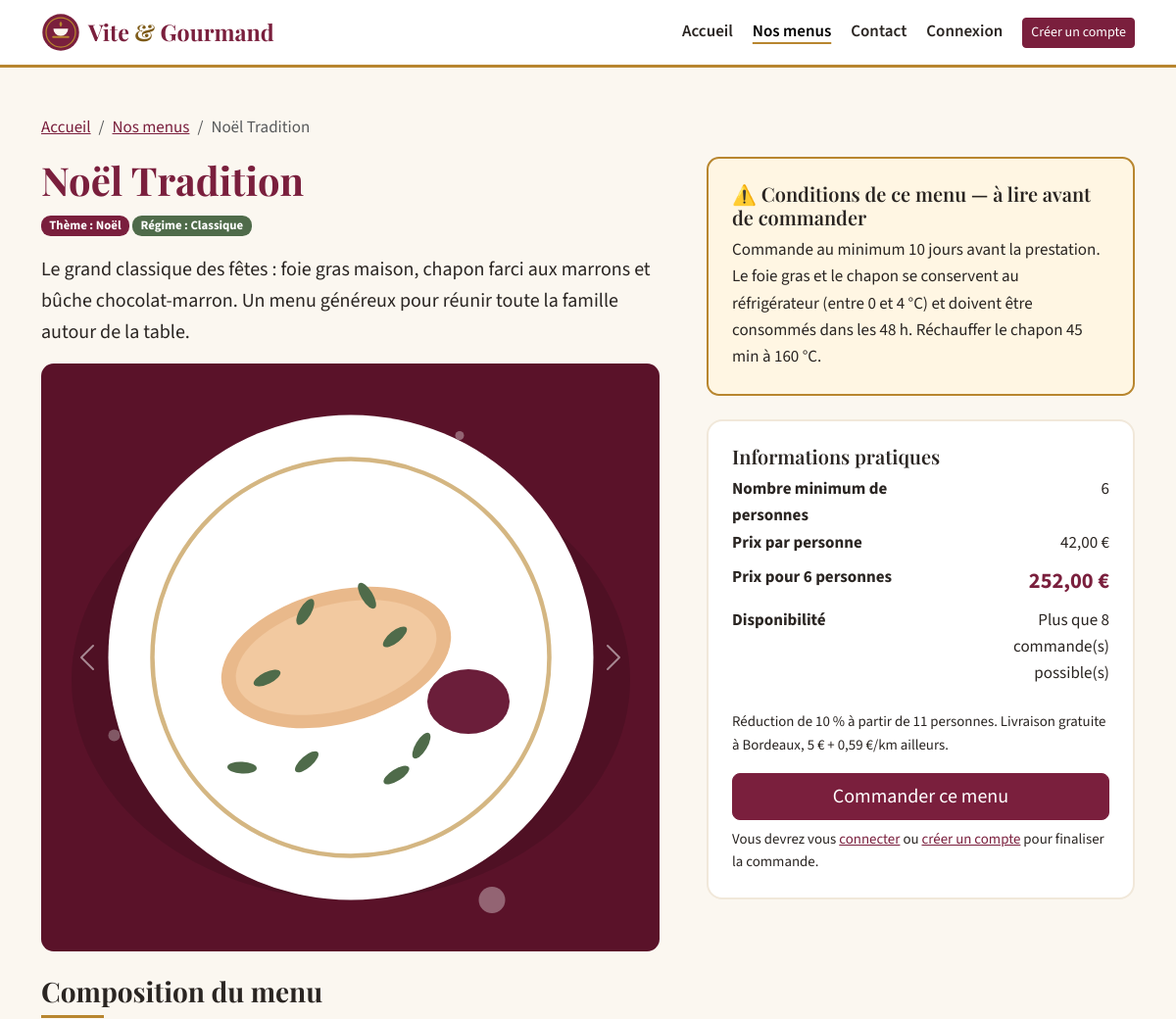
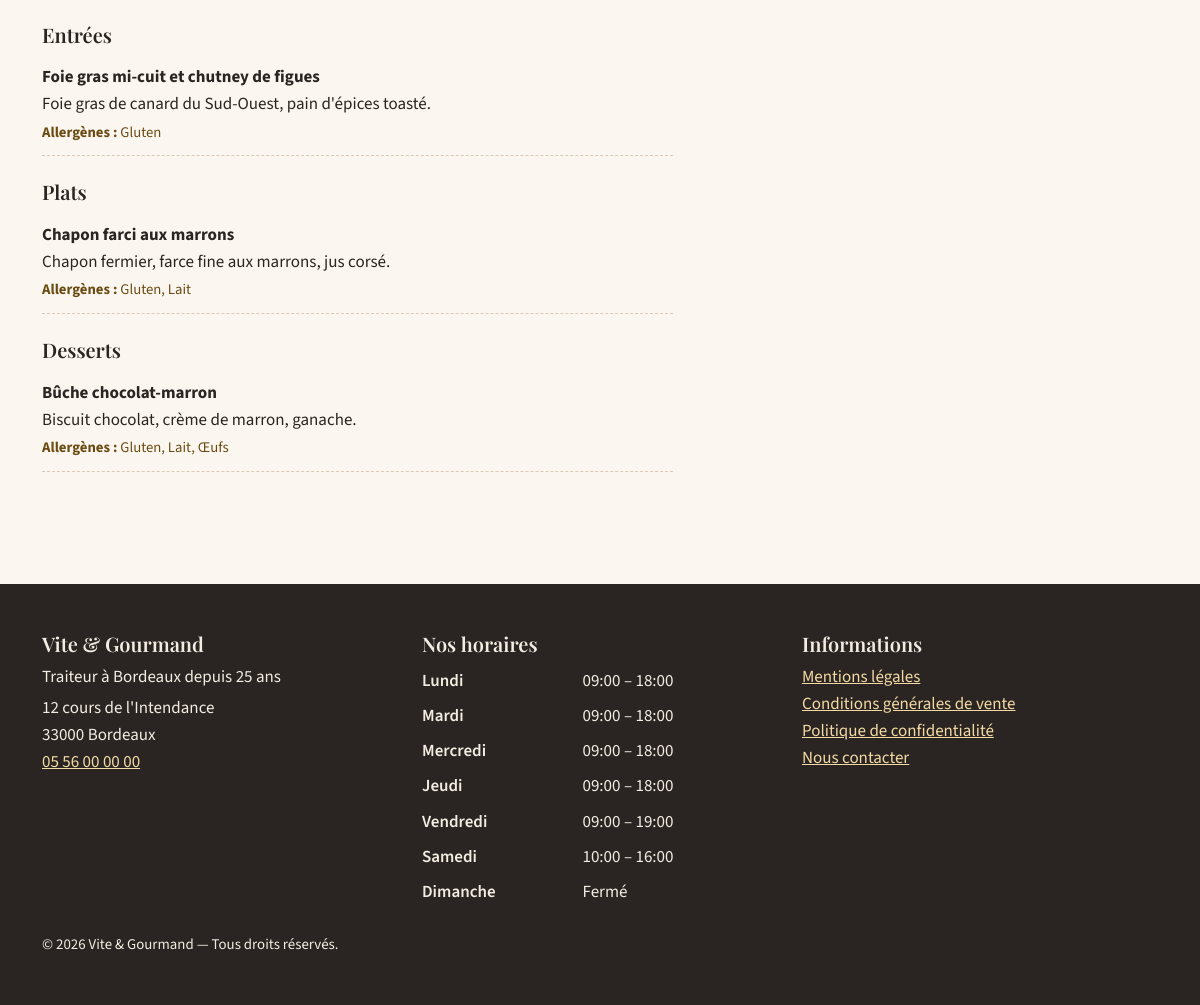
Screenshot of /menus/1 with the database file from the repository (2 pictures, top to bottom).
### tables this page shows
CREATE TABLE menu (
    menu_id                  INT AUTO_INCREMENT PRIMARY KEY,
    titre                    VARCHAR(120) NOT NULL,
    description              TEXT NOT NULL,
    nombre_personne_minimum  INT NOT NULL CHECK (nombre_personne_minimum >= 1),
    prix_par_personne        DECIMAL(8,2) NOT NULL CHECK (prix_par_personne >= 0),
    conditions               TEXT NOT NULL,           
    quantite_restante        INT NOT NULL DEFAULT 0 CHECK (quantite_restante >= 0),  
    theme_id                 INT NOT NULL,            
    regime_id                INT NOT NULL,            
    actif                    TINYINT(1) NOT NULL DEFAULT 1,
    CONSTRAINT fk_menu_theme  FOREIGN KEY (theme_id)  REFERENCES theme(theme_id),
    CONSTRAINT fk_menu_regime FOREIGN KEY (regime_id) REFERENCES regime(regime_id)
);

CREATE TABLE theme (
    theme_id INT AUTO_INCREMENT PRIMARY KEY,
    libelle  VARCHAR(50) NOT NULL UNIQUE
);

CREATE TABLE regime (
    regime_id INT AUTO_INCREMENT PRIMARY KEY,
    libelle   VARCHAR(50) NOT NULL UNIQUE
);

CREATE TABLE menu_image (
    image_id          INT AUTO_INCREMENT PRIMARY KEY,
    menu_id           INT NOT NULL,
    chemin            VARCHAR(255) NOT NULL,
    texte_alternatif  VARCHAR(255) NOT NULL,           
    ordre             INT NOT NULL DEFAULT 0,
    CONSTRAINT fk_image_menu FOREIGN KEY (menu_id) REFERENCES menu(menu_id) ON DELETE CASCADE
);

CREATE TABLE plat (
    plat_id      INT AUTO_INCREMENT PRIMARY KEY,
    titre_plat   VARCHAR(120) NOT NULL,
    type_plat    ENUM('entree','plat','dessert') NOT NULL,
    description  VARCHAR(255) NULL,
    photo        MEDIUMBLOB NULL,                      
    photo_mime   VARCHAR(30) NULL
);

CREATE TABLE horaire (
    horaire_id       INT AUTO_INCREMENT PRIMARY KEY,
    jour             VARCHAR(20) NOT NULL UNIQUE,
    heure_ouverture  VARCHAR(10) NULL,                
    heure_fermeture  VARCHAR(10) NULL,
    ordre            TINYINT NOT NULL
);

### views/pages/menu.php (the view, shortened to what the rows shown need)
<div class="container py-5">
    <nav aria-label="Fil d'Ariane">
        <ol class="breadcrumb">
            <li class="breadcrumb-item"><a href="/">Accueil</a></li>
            <li class="breadcrumb-item"><a href="/menus">Nos menus</a></li>
            <li class="breadcrumb-item active" aria-current="page"><?= e($menu['titre']) ?></li>
        </ol>
    </nav>
    <div class="row g-5">
        <div class="col-lg-7">
            <h1 class="mb-2"><?= e($menu['titre']) ?></h1>
            <div class="mb-3">
                <span class="badge badge-theme">Thème : <?= e($menu['theme']) ?></span>
                <span class="badge badge-regime">Régime : <?= e($menu['regime']) ?></span>
            </div>
            <p class="lead"><?= e($menu['description']) ?></p>
            <?php if ($menu['images']): ?>
            <section aria-label="Galerie d'images du menu" class="galerie mb-4">
                <div id="carousel-menu" class="carousel slide" data-bs-ride="false">
                    <div class="carousel-inner">
                        <?php foreach ($menu['images'] as $i => $img): ?>
                            <div class="carousel-item <?= $i === 0 ? 'active' : '' ?>">
                                <img src="<?= e($img['chemin']) ?>" alt="<?= e($img['texte_alternatif']) ?>" width="900" height="600">
                            </div>
                        <?php endforeach; ?>
                    </div>
                    <?php if (count($menu['images']) > 1): ?>
                    <button class="carousel-control-prev" type="button" data-bs-target="#carousel-menu" data-bs-slide="prev">
                        <span class="carousel-control-prev-icon" aria-hidden="true"></span><span class="visually-hidden">Image précédente</span>
                    </button>
                    <button class="carousel-control-next" type="button" data-bs-target="#carousel-menu" data-bs-slide="next">
                        <span class="carousel-control-next-icon" aria-hidden="true"></span><span class="visually-hidden">Image suivante</span>
                    </button>
                    <?php endif; ?>
                </div>
            </section>
            <?php endif; ?>
            <section aria-labelledby="titre-composition">
                <h2 id="titre-composition" class="section-titre h3">Composition du menu</h2>
                <?php foreach (['entree' => 'Entrées', 'plat' => 'Plats', 'dessert' => 'Desserts'] as $type => $label): ?>
                    <?php if ($menu['plats'][$type]): ?>
                        <h3 class="h5 mt-4"><?= $label ?></h3>
                        <ul class="list-unstyled">
                            <?php foreach ($menu['plats'][$type] as $p): ?>
                                <li class="plat-ligne d-flex gap-3 align-items-start">
                                    <div>
                                        <strong><?= e($p['titre_plat']) ?></strong>
                                        <?php if ($p['description']): ?><br><span><?= e($p['description']) ?></span><?php endif; ?>
                                        <br><span class="allergenes"><strong>Allergènes :</strong> <?= e($p['allergenes'] ?: 'aucun allergène majeur') ?></span>
                                    </div>
                                </li>
                            <?php endforeach; ?>
                        </ul>
                    <?php endif; ?>
                <?php endforeach; ?>
            </section>
        </div>
        <div class="col-lg-5 order-first order-lg-last">
            <div class="conditions-alerte p-4 mb-4" role="note" aria-labelledby="titre-conditions">
                <h2 id="titre-conditions" class="h5 mb-2">⚠️ Conditions de ce menu — à lire avant de commander</h2>
                <p class="mb-0"><?= nl2br(e($menu['conditions'])) ?></p>
            </div>
            <div class="recap-prix p-4">
                <h2 class="h5">Informations pratiques</h2>
                <dl class="row mb-3">
                    <dt class="col-7">Nombre minimum de personnes</dt><dd class="col-5 text-end"><?= (int) $menu['nombre_personne_minimum'] ?></dd>
                    <dt class="col-7">Prix par personne</dt><dd class="col-5 text-end"><?= prix($menu['prix_par_personne']) ?></dd>
                    <dt class="col-7">Prix pour <?= (int) $menu['nombre_personne_minimum'] ?> personnes</dt><dd class="col-5 text-end total"><?= prix($menu['prix_minimum']) ?></dd>
                    <dt class="col-7">Disponibilité</dt>
                    <dd class="col-5 text-end"><?= (int) $menu['quantite_restante'] > 0
                            ? 'Plus que ' . (int) $menu['quantite_restante'] . ' commande(s) possible(s)'
                            : '<span class="text-danger fw-bold">Épuisé</span>' ?></dd>
                </dl>
                <p class="small">Réduction de 10 % à partir de <?= (int) $menu['nombre_personne_minimum'] + 5 ?> personnes.
                    Livraison gratuite à Bordeaux, 5 € + 0,59 €/km ailleurs.</p>
                <?php if ((int) $menu['quantite_restante'] > 0): ?>
                    <a href="/commande?menu=<?= (int) $menu['menu_id'] ?>" class="btn btn-primary btn-lg w-100">Commander ce menu</a>
                    <?php if (!Auth::check()): ?>
                        <p class="small mt-2 mb-0">Vous devrez vous <a href="/connexion">connecter</a> ou <a href="/inscription">créer un compte</a> pour finaliser la commande.</p>
                    <?php endif; ?>
                <?php else: ?>
                    <button class="btn btn-secondary btn-lg w-100" disabled>Menu épuisé</button>
                <?php endif; ?>
            </div>
        </div>
    </div>
</div>

### src/Core/Router.php (shortened to what the rows shown need)
<?php
final class Router
{
    private array $routes = [];
    private function add(string $method, string $path, array $handler, array $roles): void
    {
        $pattern = preg_replace('#\{(\w+)\}#', '(?P<$1>[A-Za-z0-9\-]+)', $path);
        $this->routes[] = [$method, '#^' . $pattern . '$#', $handler, $roles];
    }
    public function dispatch(string $method, string $uri): void
    {
        $path = rawurldecode(parse_url($uri, PHP_URL_PATH) ?: '/');
        $path = $path !== '/' ? rtrim($path, '/') : '/';
        foreach ($this->routes as [$m, $regex, $handler, $roles]) {
            if ($m !== $method || !preg_match($regex, $path, $matches)) {
                continue;
            }
            $params = array_filter($matches, 'is_string', ARRAY_FILTER_USE_KEY);
            [$class, $action] = $handler;
            (new $class())->$action(...array_values($params));
            return;
        }
    }
}

### views/layout/main.php (shortened to what the rows shown need)
<?php
$horaires = (new Catalogue())->horaires();
$user = Auth::user();
?>
<!DOCTYPE html>
<html lang="fr">
<head>
    <link href="/assets/vendor/bootstrap.min.css" rel="stylesheet">
    <link href="/assets/css/fonts.css" rel="stylesheet">
    <link href="/assets/css/style.css" rel="stylesheet">
</head>
<body>
<header class="site-header">
    <nav class="navbar navbar-expand-lg" aria-label="Menu principal">
        <div class="container">
            <a class="navbar-brand" href="/">
                <img src="/assets/img/logo.svg" alt="" width="40" height="40">
                <span>Vite <span class="amp">&amp;</span> Gourmand</span>
            </a>
            <div class="collapse navbar-collapse" id="nav-principale">
                <ul class="navbar-nav ms-auto align-items-lg-center gap-lg-1">
                    <li class="nav-item"><a class="nav-link<?= is_current('/') ?>" href="/">Accueil</a></li>
                    <li class="nav-item"><a class="nav-link<?= is_current('/menus') ?>" href="/menus">Nos menus</a></li>
                    <li class="nav-item"><a class="nav-link<?= is_current('/contact') ?>" href="/contact">Contact</a></li>
                    <?php if ($user): ?>
                        <li class="nav-item"><a class="nav-link<?= is_current('/compte') ?>" href="/compte">Mon espace</a></li>
                        <?php if (Auth::is(Auth::EMPLOYE, Auth::ADMIN)): ?>
                            <li class="nav-item"><a class="nav-link<?= is_current('/employe') ?>" href="/employe">Espace employé</a></li>
                        <?php endif; ?>
                        <?php if (Auth::is(Auth::ADMIN)): ?>
                            <li class="nav-item"><a class="nav-link<?= is_current('/admin') ?>" href="/admin">Administration</a></li>
                        <?php endif; ?>
                        <li class="nav-item">
                            <form method="post" action="/deconnexion" class="d-inline">
                                <?= csrf_field() ?>
                                <button type="submit" class="btn btn-outline-primary btn-sm ms-lg-2">Déconnexion</button>
                            </form>
                        </li>
                    <?php else: ?>
                        <li class="nav-item"><a class="nav-link<?= is_current('/connexion') ?>" href="/connexion">Connexion</a></li>
                        <li class="nav-item"><a class="btn btn-primary btn-sm ms-lg-2" href="/inscription">Créer un compte</a></li>
                    <?php endif; ?>
                </ul>
            </div>
        </div>
    </nav>
</header>
<main id="contenu" tabindex="-1">
    <?= $content ?>
</main>
<footer class="site-footer mt-5">
    <div class="container py-5">
        <div class="row g-4">
            <div class="col-md-4">
                <h2 class="h5">Vite &amp; Gourmand</h2>
                <p class="mb-1">Traiteur à Bordeaux depuis 25 ans</p>
                <address class="mb-0">12 cours de l'Intendance<br>33000 Bordeaux<br>
                    <a href="tel:+33556000000">05 56 00 00 00</a></address>
            </div>
            <div class="col-md-4">
                <h2 class="h5">Nos horaires</h2>
                <table class="table table-sm table-borderless horaires mb-0">
                    <tbody>
                    <?php foreach ($horaires as $h): ?>
                        <tr>
                            <th scope="row"><?= e($h['jour']) ?></th>
                            <td><?= $h['heure_ouverture'] ? e($h['heure_ouverture'] . ' – ' . $h['heure_fermeture']) : 'Fermé' ?></td>
                        </tr>
                    <?php endforeach; ?>
                    </tbody>
                </table>
            </div>
            <div class="col-md-4">
                <h2 class="h5">Informations</h2>
                <ul class="list-unstyled">
                    <li><a href="/mentions-legales">Mentions légales</a></li>
                    <li><a href="/cgv">Conditions générales de vente</a></li>
                    <li><a href="/confidentialite">Politique de confidentialité</a></li>
                    <li><a href="/contact">Nous contacter</a></li>
                </ul>
            </div>
        </div>
        <p class="small mt-4 mb-0">&copy; <?= date('Y') ?> Vite &amp; Gourmand — Tous droits réservés.</p>
    </div>
</footer>
</body>
</html>

### rows the page displays
menu: titre "Noël Tradition", theme.libelle "Noël", regime.libelle "Classique", description "Le grand classique des fêtes : foie gras maison, chapon farci aux marrons et bûche chocolat-marron. Un menu généreux pour réunir toute la famille autour de la table.", label "Entrées", label "Plats", label "Desserts", conditions "Commande au minimum 10 jours avant la prestation. Le foie gras et le chapon se conservent au réfrigérateur (entre 0 et 4 °C) et doivent être consommés dans les 48 h. Réchauffer le chapon 45 min à 160 °C.", nombre_personne_minimum "6", prix_par_personne "42,00 €", prix_minimum "252,00 €", quantite_restante "8", (int) $menu['nombre_personne_minimum'] + 5 "11"
menu_image: chemin (picture)
plat: titre_plat "Foie gras mi-cuit et chutney de figues", description "Foie gras de canard du Sud-Ouest, pain d'épices toasté.", allergenes "Gluten"
plat: titre_plat "Chapon farci aux marrons", description "Chapon fermier, farce fine aux marrons, jus corsé.", allergenes "Gluten, Lait"
plat: titre_plat "Bûche chocolat-marron", description "Biscuit chocolat, crème de marron, ganache.", allergenes "Gluten, Lait, Œufs"
horaire: jour "Lundi", heure_ouverture+heure_fermeture "09:00 – 18:00"
horaire: jour "Mardi", heure_ouverture+heure_fermeture "09:00 – 18:00"
horaire: jour "Mercredi", heure_ouverture+heure_fermeture "09:00 – 18:00"
horaire: jour "Jeudi", heure_ouverture+heure_fermeture "09:00 – 18:00"
horaire: jour "Vendredi", heure_ouverture+heure_fermeture "09:00 – 19:00"
horaire: jour "Samedi", heure_ouverture+heure_fermeture "10:00 – 16:00"
horaire: jour "Dimanche", shows "Fermé"
